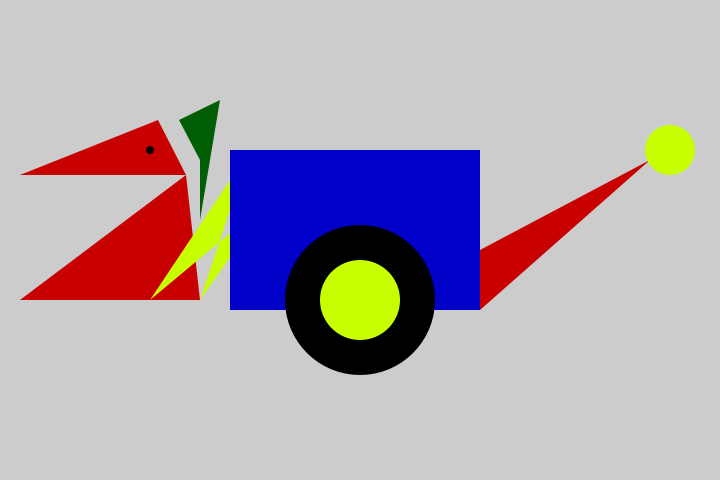
Frame 1 (no input)
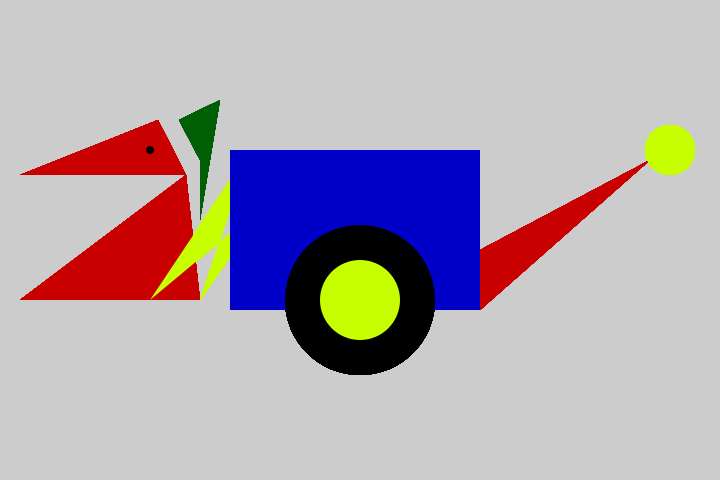
Frame 60 (the mouse pressed at the canvas centre just before this capture)
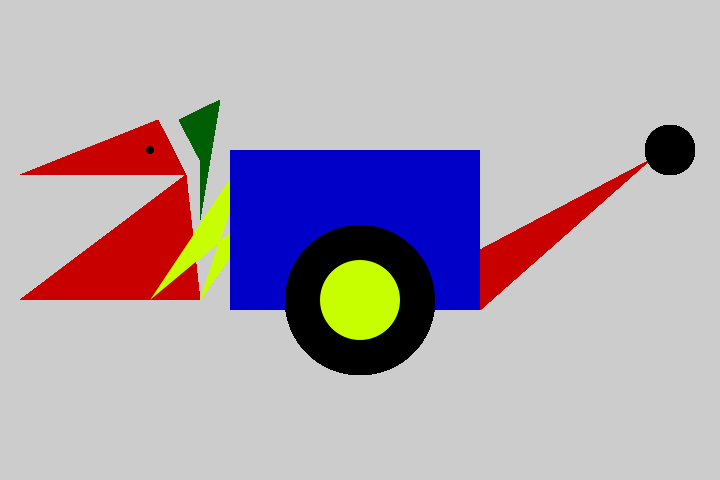
Frame 120 (the mouse held since frame 60 and released just before this capture)

The Processing sketch that drew these frames (run headless with seeded random() and noise(); from frame 60 on, the mouse is pressed at the canvas centre):

// Processing sketch: processing_55732
// ── processing_55732.pde

void setup() {
size(720, 480);
smooth();
noStroke();
}

//head
void draw() {
fill(200, 0, 0);
int v = 175;
triangle(20, v, 158, 120, 186, 175); //upperjaw
triangle(186, v, 20, 300, 200, 300); //lowerjaw
fill(0);
ellipse(150, 150, 8, 8);

//neck
fill(0, 95, 05);
quad(200, 220, 220, 100, 179, 120, 200, 160);

fill(200, 300, 0);
quad(270, 200, 150, 300, 250, 150, 200, 300);

//body

fill(0, 0, 200);
rect(230, 150, 250, 160);

//wheel

fill(0, 0, 0);
smooth();
int y = 360;
int d = 300;
ellipse(y, d, 150, 150);

fill(200, 300, 0);
ellipse(y, d, 80, 80);

//tail
fill(200, 0, 0);
triangle(480, 250, 650, 160, 480, 310);

//tail orb


 if(mousePressed) {
   fill(0, 0, 0);
ellipse(670, 150, 50, 50);
 }else{
fill(200, 300, 0);
ellipse(670, 150, 50, 50);
 }
}

  
